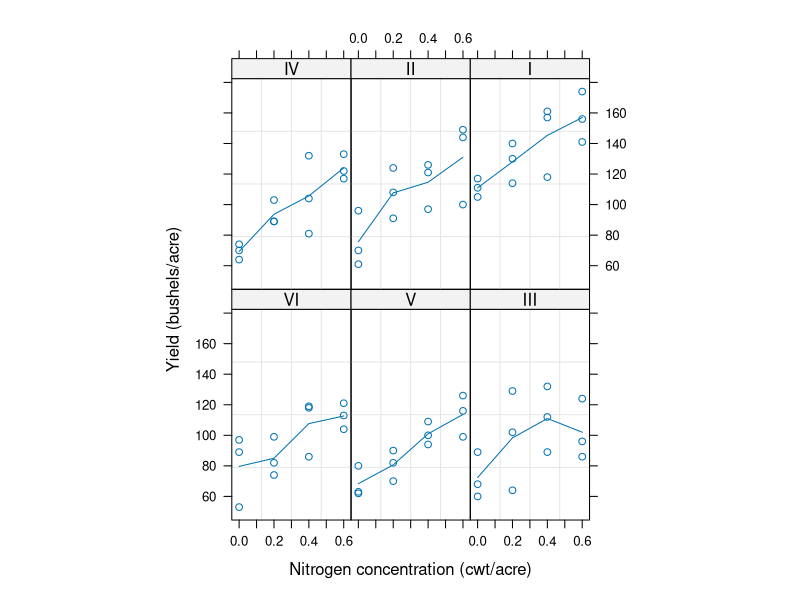
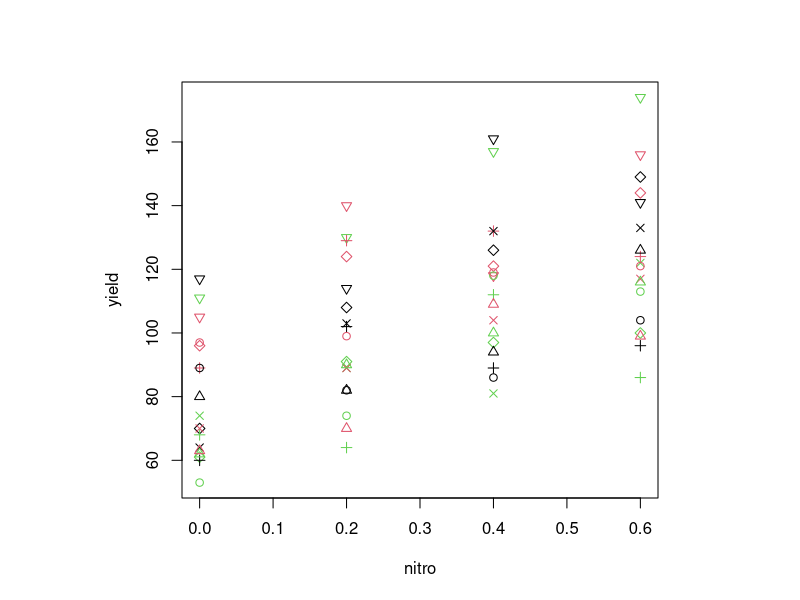

Write R code to recreate these figures, in order.
## ---- chunk 1
knitr::opts_chunk$set(collapse=TRUE, comment = "#>", fig.width=9, fig.height=6, eval=TRUE, echo=TRUE, results="verbatim", warning=FALSE)
## ---- chunk 2
d = nlme::Oats
head(d)
dim(d)
layout(1, respect=TRUE)
plot(d)

plot(yield~nitro, d, col=as.numeric(d$Variety), pch=as.numeric(d$Block))
m = lm(yield~nitro+Variety*Block, d)
summary(m)
## ---- chunk 3
m1 = nlme::lme(yield~nitro+Variety, random=~1|Block, data=d, control=nlme::lmeControl(opt='optim'), method="ML")
summary(m1)
## ---- chunk 4
sessionInfo()
